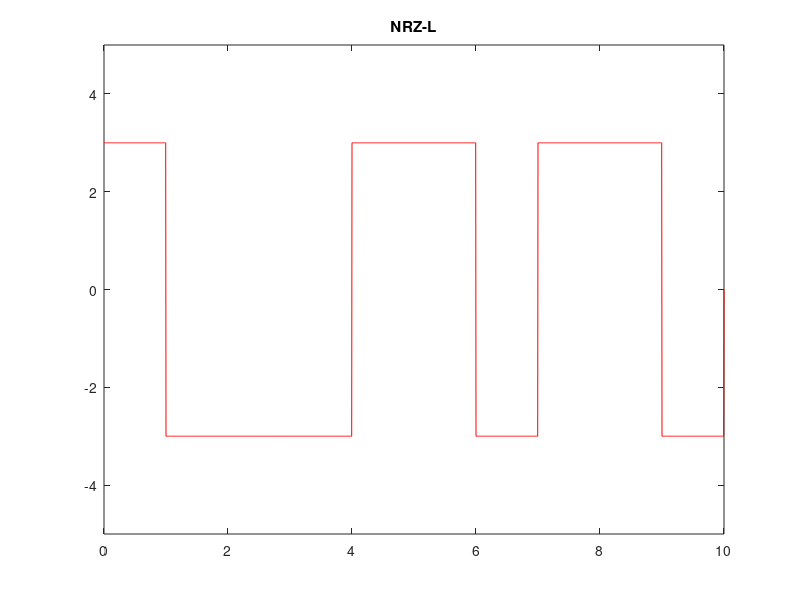

The MATLAB script that drew this image:
clc;
clear;
%x = [0 1 0 0 1 0 1 0];
bits = randi([0, 1], 1,10);

T=length(bits);
n=200;
N=n*T;
dt=T/N;
t=0:dt:T;
x=zeros(1,length(t));
for i=0:T-1;
    if bits(i+1)==1
        x(i*n+1 : (i+1)*n)=1*3;
    else
        x(i*n+1 : (i+1)*n)=-1*3;
    end;
end;
plot(t,x,'r-');
axis([0 t(end) -5 5]);
%grid on;
title('NRZ-L');


origin_bits = zeros(1, round(length(x) / n));

for i = 1:length(x) / n
    origin_bits(i) = x(i * n) / 3;
end

for i = 1:length(x) / n
    count = 0;
    for j = 1:n
        if(x(((i-1) * n) + j) == 3)
            count = count + 1;
        end
    end
    if(count < n)
        origin_bits(i) = 0;
    else 
        origin_bits(i) = 1;
    end
end

disp("Randomly generated bits: ");
disp(bits);
disp("Bits retained from signal x: ");
disp(origin_bits);